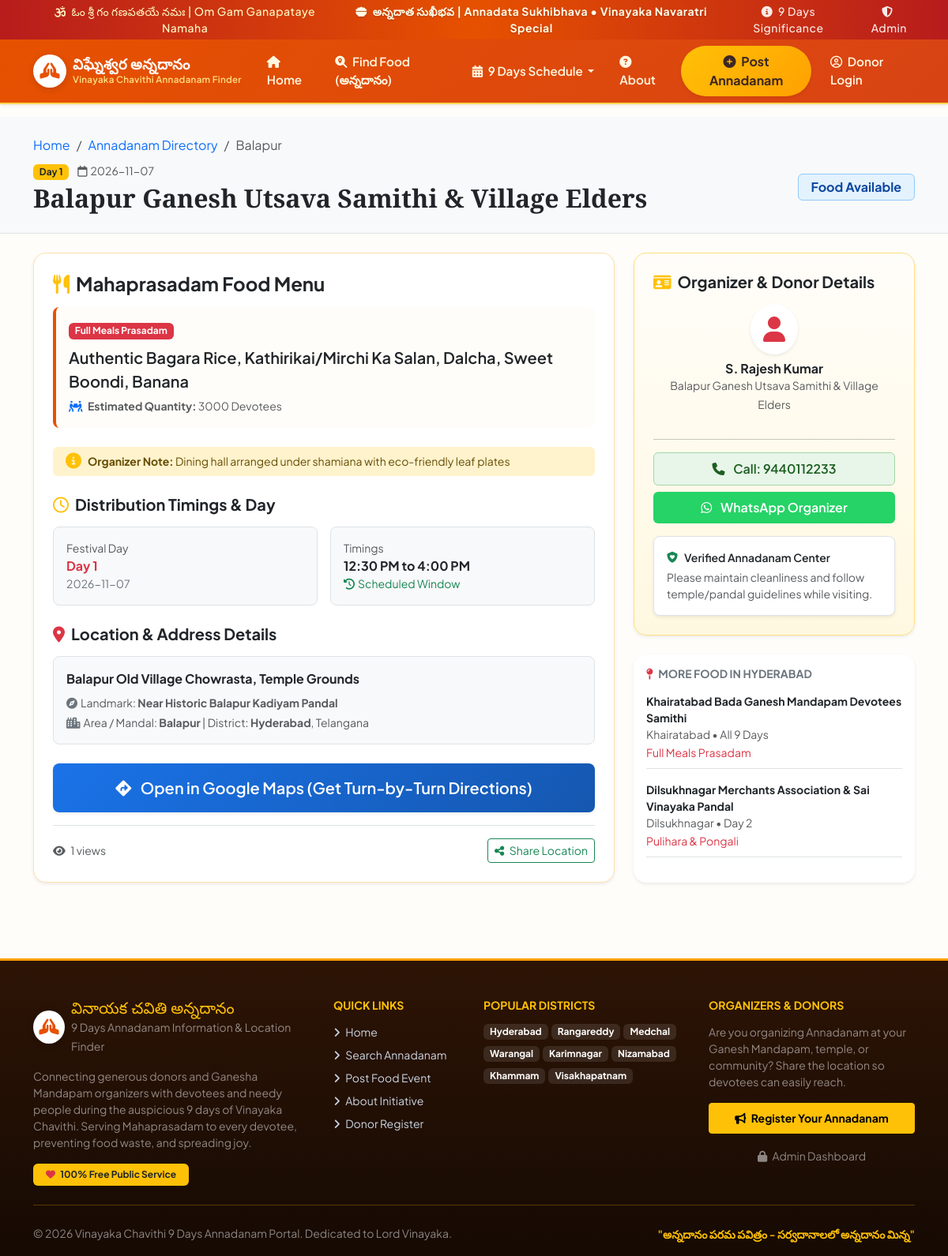
Screenshot of /event/2 with the database file from the repository.
### models.py (models this page shows, shortened)
class AnnadanamEvent(db.Model):
    __tablename__ = 'annadanam_events'
    id = db.Column(db.Integer, primary_key=True)
    donor_id = db.Column(db.Integer, db.ForeignKey('donors.id'), nullable=True)
    donor_name = db.Column(db.String(100), nullable=False)
    mobile_number = db.Column(db.String(15), nullable=False, index=True)
    whatsapp_number = db.Column(db.String(15), nullable=True)
    organization_pandal = db.Column(db.String(150), nullable=True) # e.g. "Balaji Nagar Ganesh Youth Club"
    food_category = db.Column(db.String(50), default="Full Meals Prasadam") # Full Meals, Pulihara & Pongali, Sweets, etc.
    food_details = db.Column(db.Text, nullable=False) # e.g. "Sambar Rice, Curd Rice, Bellam Pongali, Laddu, Banana"
    available_quantity = db.Column(db.String(100), nullable=False) # e.g. "500 Plates", "1000 Devotees", "Unlimited"
    special_notes = db.Column(db.String(255), nullable=True) # e.g. "Seating dining available, clean drinking water provided"
    festival_day = db.Column(db.String(20), nullable=False, default="Day 1") # Day 1 to Day 9 or All 9 Days
    event_date = db.Column(db.String(20), nullable=False) # YYYY-MM-DD
    distribution_timings = db.Column(db.String(100), nullable=False) # e.g. "12:30 PM - 3:30 PM & 7:30 PM - 9:30 PM"
    state = db.Column(db.String(50), default="Telangana")
    district = db.Column(db.String(100), nullable=False, index=True) # e.g. Hyderabad, Visakhapatnam, Vijayawada
    village_mandal = db.Column(db.String(100), nullable=False, index=True) # e.g. Dilsukhnagar, Gajuwaka, Benz Circle
    complete_address = db.Column(db.Text, nullable=False)
    landmark = db.Column(db.String(150), nullable=True)
    google_maps_url = db.Column(db.String(500), nullable=True)
    latitude = db.Column(db.Float, nullable=True)
    longitude = db.Column(db.Float, nullable=True)
    status = db.Column(db.String(30), default="Available") # Available, Serving Now, Exhausted, Completed
    is_verified = db.Column(db.Boolean, default=True) # Default True for instant visibility, can be toggled by Admin
    is_featured = db.Column(db.Boolean, default=False)
    views_count = db.Column(db.Integer, default=0)
    created_at = db.Column(db.DateTime, default=datetime.utcnow)
    updated_at = db.Column(db.DateTime, default=datetime.utcnow, onupdate=datetime.utcnow)

### app.py (the view)
@app.route('/event/<int:event_id>')
def event_detail(event_id):
    event = AnnadanamEvent.query.get_or_404(event_id)
    event.views_count = (event.views_count or 0) + 1
    db.session.commit()
    related_events = AnnadanamEvent.query.filter(
        AnnadanamEvent.district == event.district,
        AnnadanamEvent.id != event.id,
        AnnadanamEvent.is_verified == True
    ).limit(3).all()
    return render_template('event_detail.html', event=event, related_events=related_events)

### templates/event_detail.html (shortened to what this page needs)
{% extends 'base.html' %}
{% block content %}
<div class="py-4 bg-light border-bottom">
    <div class="container">
        <nav aria-label="breadcrumb">
            <ol class="breadcrumb small mb-2">
                <li class="breadcrumb-item"><a href="{{ url_for('index') }}" class="text-decoration-none">Home</a></li>
                <li class="breadcrumb-item"><a href="{{ url_for('events') }}" class="text-decoration-none">Annadanam Directory</a></li>
                <li class="breadcrumb-item active" aria-current="page">{{ event.village_mandal }}</li>
            </ol>
        </nav>
        <div class="d-flex flex-wrap justify-content-between align-items-center gap-2">
            <div>
                <span class="badge bg-warning text-dark fw-bold me-2">{{ event.festival_day }}</span>
                <span class="text-muted small"><i class="fa-regular fa-calendar me-1"></i>{{ event.event_date }}</span>
                <h2 class="cinzel-font fw-bold text-dark mt-1 mb-0">
                    {{ event.organization_pandal or event.donor_name }}
                </h2>
            </div>
            <div>
                {% if event.status == 'Serving Now' %}
                <span class="badge badge-status-serving fs-6 px-3 py-2">
                    <span class="pulse-green"></span>Serving Now
                </span>
                {% elif event.status == 'Available' %}
                <span class="badge badge-status-available fs-6 px-3 py-2">Food Available</span>
                {% else %}
                <span class="badge badge-status-exhausted fs-6 px-3 py-2">{{ event.status }}</span>
                {% endif %}
            </div>
        </div>
    </div>
</div>
<div class="container py-4">
    <div class="row g-4">
        <div class="col-lg-8">
            <div class="card border-0 shadow-sm rounded-4 p-4 mb-4" style="border: 1px solid #FFE0B2 !important;">
                <h4 class="fw-bold text-dark mb-3">
                    <i class="fa-solid fa-utensils text-warning me-2"></i>Mahaprasadam Food Menu
                </h4>
                <div class="p-3 rounded-3 mb-4" style="background: #FFFDF9; border-left: 4px solid #E65100;">
                    <span class="badge bg-danger mb-2">{{ event.food_category }}</span>
                    <p class="fs-5 mb-1 text-dark fw-semibold lh-base">{{ event.food_details }}</p>
                    <span class="text-muted small">
                        <i class="fa-solid fa-people-carry-box text-primary me-1"></i>
                        <strong>Estimated Quantity:</strong> {{ event.available_quantity }}
                    </span>
                </div>
                {% if event.special_notes %}
                <div class="alert alert-warning border-0 d-flex align-items-center gap-2 py-2 mb-4">
                    <i class="fa-solid fa-circle-info fs-5 text-warning"></i>
                    <span class="small"><strong>Organizer Note:</strong> {{ event.special_notes }}</span>
                </div>
                {% endif %}
                <h5 class="fw-bold text-dark mb-3">
                    <i class="fa-regular fa-clock text-warning me-2"></i>Distribution Timings & Day
                </h5>
                <div class="row g-3 mb-4">
                    <div class="col-sm-6">
                        <div class="border rounded-3 p-3 bg-light">
                            <span class="text-muted small d-block">Festival Day</span>
                            <span class="fw-bold text-danger">{{ event.festival_day }}</span>
                            <span class="small text-secondary d-block">{{ event.event_date }}</span>
                        </div>
                    </div>
                    <div class="col-sm-6">
                        <div class="border rounded-3 p-3 bg-light">
                            <span class="text-muted small d-block">Timings</span>
                            <span class="fw-bold text-dark">{{ event.distribution_timings }}</span>
                            <span class="small text-success d-block"><i class="fa-solid fa-clock-rotate-left me-1"></i>Scheduled Window</span>
                        </div>
                    </div>
                </div>
                <h5 class="fw-bold text-dark mb-3">
                    <i class="fa-solid fa-location-dot text-danger me-2"></i>Location & Address Details
                </h5>
                <div class="border rounded-3 p-3 bg-light mb-4">
                    <div class="mb-2">
                        <strong class="text-dark">{{ event.complete_address }}</strong>
                    </div>
                    <div class="text-muted small mb-1">
                        <i class="fa-solid fa-compass me-1 text-secondary"></i>Landmark: <strong>{{ event.landmark or 'Not specified' }}</strong>
                    </div>
                    <div class="text-muted small">
                        <i class="fa-solid fa-city me-1 text-secondary"></i>Area / Mandal: <strong>{{ event.village_mandal }}</strong> | District: <strong>{{ event.district }}</strong>, {{ event.state }}
                    </div>
                </div>
                <div class="d-grid gap-2 mb-3">
                    <a href="{{ event.google_maps_url }}" target="_blank" class="btn btn-directions btn-lg py-3 shadow-sm">
                        <i class="fa-solid fa-diamond-turn-right me-2"></i> Open in Google Maps (Get Turn-by-Turn Directions)
                    </a>
                </div>
                <div class="border-top pt-3 d-flex flex-wrap justify-content-between align-items-center gap-2">
                    <span class="small text-muted">
                        <i class="fa-solid fa-eye me-1"></i> {{ event.views_count or 1 }} views
                    </span>
                    <div class="d-flex gap-2">
                        <button class="btn btn-outline-success btn-sm btn-share-event"
                                data-title="Vinayaka Chavithi Annadanam at {{ event.village_mandal }}"
                                data-text="🙏 Vinayaka Chavithi Annadanam: Free food distribution at {{ event.organization_pandal or event.donor_name }}, {{ event.village_mandal }}, {{ event.district }}. Timings: {{ event.distribution_timings }}. Menu: {{ event.food_details }}."
                                data-url="{{ request.url }}">
                            <i class="fa-solid fa-share-nodes me-1"></i> Share Location
                        </button>
                    </div>
                </div>
            </div>
        </div>
        <div class="col-lg-4">
            <div class="card border-0 shadow-sm rounded-4 p-4 mb-4" style="background: linear-gradient(180deg, #FFFDF9 0%, #FFF8E1 100%); border: 1px solid #FFE082 !important;">
                <h5 class="fw-bold text-dark mb-3">
                    <i class="fa-solid fa-id-card text-warning me-2"></i>Organizer & Donor Details
                </h5>
                <div class="text-center mb-3">
                    <div class="d-inline-flex p-3 rounded-circle bg-white text-danger shadow-sm fs-2 mb-2">
                        <i class="fa-solid fa-user"></i>
                    </div>
                    <h6 class="fw-bold text-dark mb-0">{{ event.donor_name }}</h6>
                    {% if event.organization_pandal %}
                    <span class="small text-muted">{{ event.organization_pandal }}</span>
                    {% endif %}
                </div>
                <hr class="opacity-25 my-3">
                <div class="d-grid gap-2 mb-3">
                    <a href="tel:{{ event.mobile_number }}" class="btn btn-call py-2">
                        <i class="fa-solid fa-phone me-2"></i> Call: {{ event.mobile_number }}
                    </a>
                    {% if event.whatsapp_number %}
                    <a href="https://api.whatsapp.com/send?phone=91{{ event.whatsapp_number }}&text={{ 'Hello, I would like to know more about the Vinayaka Chavithi Annadanam at ' ~ event.village_mandal | urlencode }}" target="_blank" class="btn btn-whatsapp py-2">
                        <i class="fa-brands fa-whatsapp me-2"></i> WhatsApp Organizer
                    </a>
                    {% endif %}
                </div>
                <div class="p-3 bg-white rounded-3 shadow-sm border small text-muted">
                    <div class="d-flex align-items-center gap-2 mb-1">
                        <i class="fa-solid fa-shield-heart text-success"></i>
                        <span class="fw-semibold text-dark">Verified Annadanam Center</span>
                    </div>
                    <span>Please maintain cleanliness and follow temple/pandal guidelines while visiting.</span>
                </div>
            </div>
            {% if related_events %}
            <div class="card border-0 shadow-sm rounded-4 p-3 bg-white">
                <h6 class="fw-bold text-secondary mb-3 small text-uppercase">
                    <i class="fa-solid fa-map-pin text-danger me-1"></i> More Food in {{ event.district }}
                </h6>
                {% for rel in related_events %}
                <div class="mb-3 pb-2 border-bottom last-border-none">
                    <a href="{{ url_for('event_detail', event_id=rel.id) }}" class="text-decoration-none text-dark fw-bold small d-block">
                        {{ rel.organization_pandal or rel.donor_name }}
                    </a>
                    <span class="text-muted small d-block">{{ rel.village_mandal }} • {{ rel.festival_day }}</span>
                    <span class="text-danger small">{{ rel.food_category }}</span>
                </div>
                {% endfor %}
            </div>
            {% endif %}
        </div>
    </div>
</div>
{% endblock %}

### static/css/style.css (style rules this page uses)
:root { --primary-saffron: #E65100; --primary-orange: #FF6F00; --primary-amber: #FFA000; --primary-gold: #FFD54F; --festive-crimson: #B71C1C; --festive-maroon: #4A148C; --dark-bg: #1A120B; --card-shadow: 0 8px 24px rgba(230, 81, 0, 0.08); --card-shadow-hover: 0 16px 32px rgba(230, 81, 0, 0.16); --border-radius: 12px; }
body { font-family: 'Plus Jakarta Sans', -apple-system, BlinkMacSystemFont, "Segoe UI", Roboto, sans-serif; background-color: #FFFDF9; color: #2D3748; overflow-x: hidden; }
.cinzel-font { font-family: 'Cinzel', serif; }
.badge-status-available { background-color: #E3F2FD; color: #0D47A1; border: 1px solid #90CAF9; font-weight: 700; }
.btn-directions { background: linear-gradient(135deg, #1A73E8 0%, #1557B0 100%); color: white; font-weight: 600; border: none; }
.btn-call { background: #E8F5E9; color: #1B5E20; font-weight: 600; border: 1px solid #A5D6A7; }
.btn-whatsapp { background: #25D366; color: white; font-weight: 600; border: none; }

### rows the page displays
AnnadanamEvent: village_mandal "Balapur", festival_day "Day 1", event_date "2026-11-07", organization_pandal "Balapur Ganesh Utsava Samithi & Village Elders", food_category "Full Meals Prasadam", food_details "Authentic Bagara Rice, Kathirikai/Mirchi Ka Salan, Dalcha, Sweet Boondi, Banana", available_quantity "3000 Devotees", special_notes "Dining hall arranged under shamiana with eco-friendly leaf plates", distribution_timings "12:30 PM to 4:00 PM", complete_address "Balapur Old Village Chowrasta, Temple Grounds", landmark "Near Historic Balapur Kadiyam Pandal", district "Hyderabad", state "Telangana", views_count "1", donor_name "S. Rajesh Kumar", mobile_number "9440112233", district "HYDERABAD"
AnnadanamEvent: organization_pandal "Khairatabad Bada Ganesh Mandapam Devotees Samithi", village_mandal "Khairatabad", festival_day "All 9 Days", food_category "Full Meals Prasadam"
AnnadanamEvent: organization_pandal "Dilsukhnagar Merchants Association & Sai Vinayaka Pandal", village_mandal "Dilsukhnagar", festival_day "Day 2", food_category "Pulihara & Pongali"

### other values shown
{{ dist }} "Hyderabad" "Rangareddy" "Medchal" "Warangal" "Karimnagar" "Nizamabad" "Khammam" "Visakhapatnam"
